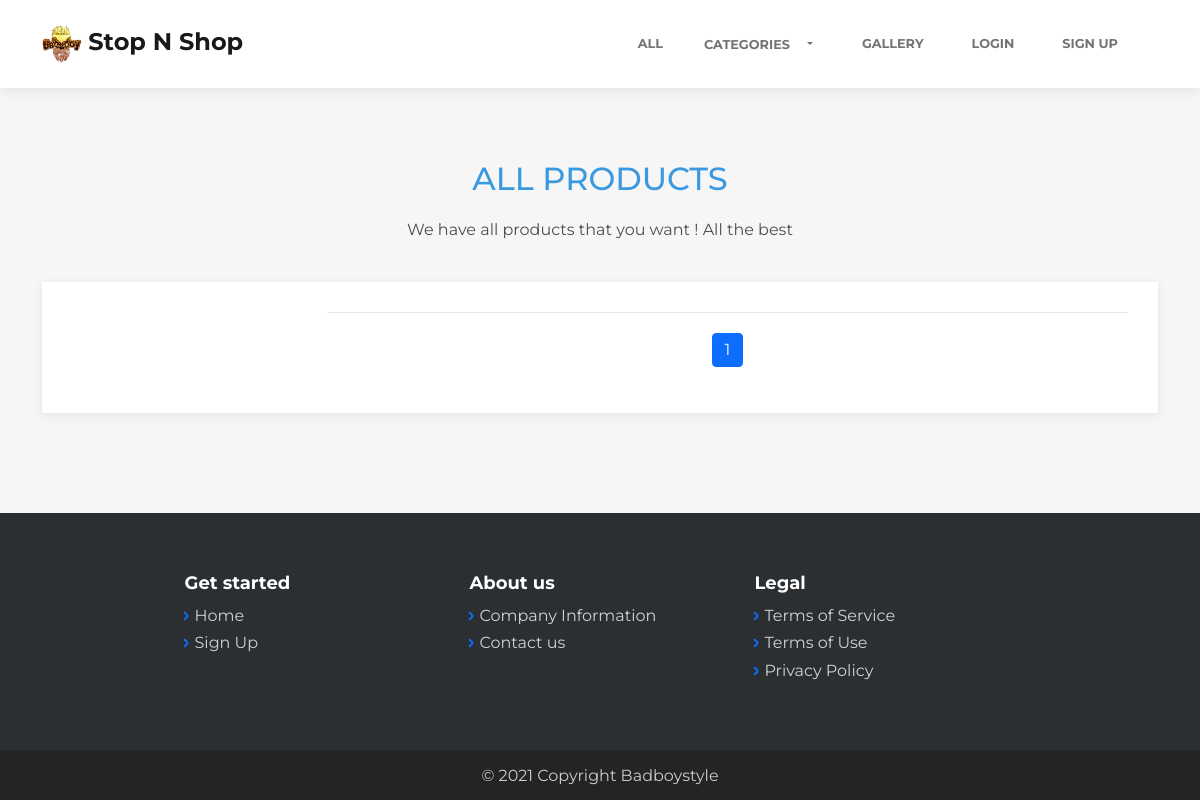
/all, run on an earlier commit of the app's database.
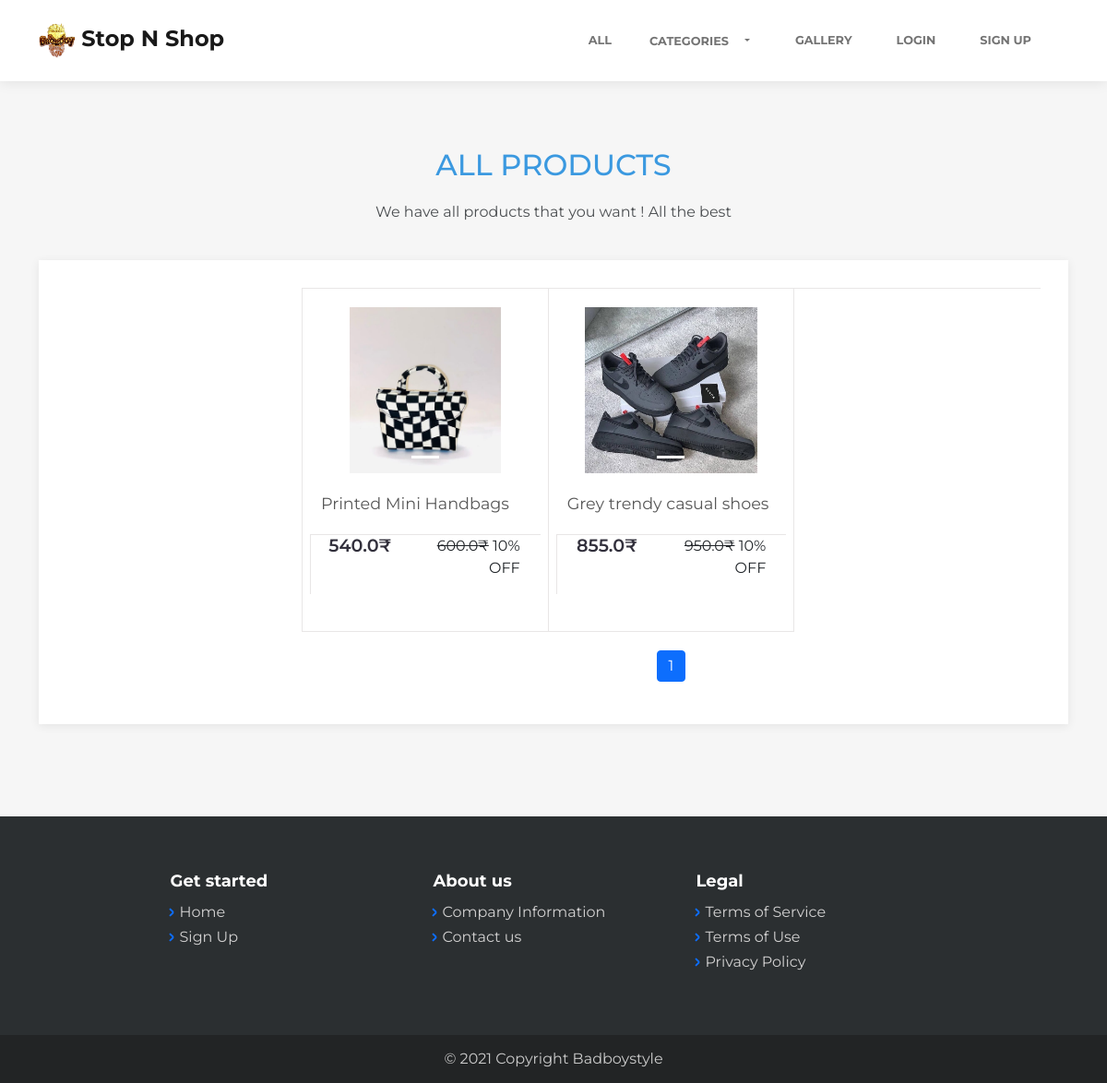
And on a later commit of the database.
### product/models.py (models this page shows, shortened)
class ProductImage(models.Model):
    product = models.ForeignKey(Product, on_delete=models.CASCADE, related_name='images')
    image = models.ImageField(upload_to='products/%Y/%m/%d/', default='products/default.jpg')

class Product(models.Model):
    name = models.CharField(max_length=1000, unique=True)
    type = models.ForeignKey(Type, on_delete=models.CASCADE, related_name="type_of_product")
    offer = models.ForeignKey(Offer, on_delete=models.CASCADE, related_name="offer_of_product", blank=True, null=True)
    created = models.DateTimeField(auto_now_add = True)
    edited = models.DateTimeField(auto_now = True)
    stock = models.PositiveIntegerField(default=1, validators=[MinValueValidator(0)], help_text="Will Be Automatically Calculated")
    shop = models.OneToOneField(Shop, on_delete=models.CASCADE, related_name = "shop_of_product", blank=True)
    class Meta:
        ordering = ['edited']

class Variation(models.Model):
    name = models.CharField(max_length=1000, blank=True, null=True)
    product = models.ForeignKey(Product, related_name="variations", on_delete=models.CASCADE)
    stock = models.PositiveIntegerField(default=1, validators=[MinValueValidator(0)])
    price = models.FloatField(default=0)
    image = models.ImageField(upload_to ='variations/%Y/%m/%d/', blank = True, null = True)
    size = models.ForeignKey(Size, related_name="size_of_variation", on_delete=models.CASCADE, blank=True, null=True)
    color = models.ForeignKey(Color, related_name="color_of_variation", on_delete=models.CASCADE, blank=True, null=True)
    material = models.ForeignKey(Material, related_name="material_of_variation", on_delete=models.CASCADE, blank=True, null=True)
    dimension_LxWxH = models.CharField(max_length = 200, blank=True, null=True, help_text="(in centimeters (cms))")
    date_first_available = models.DateField(auto_now_add=True, blank=True, null=True)
    manufacturer_name = models.CharField(max_length=200, blank=True, null=True)
    country_of_origin = models.CharField(max_length=100, blank=True, null=True)
    department = models.CharField(max_length=100, blank=True, null=True, default='Mens')
    manufacturer_address = models.CharField(max_length=500, blank=True, null=True)
    packer_address = models.CharField(max_length=500, blank=True, null=True)
    item_weight = models.FloatField(blank=True, null=True, help_text="(in grams (gms))")
    net_quantity = models.IntegerField(blank=True, null=True)
    included_components = models.TextField(blank=True, null=True)
    created = models.DateTimeField(auto_now_add = True)
    edited = models.DateTimeField(auto_now = True)
    generated_variation_id = models.CharField(max_length=100,  default=uuid.uuid4, unique=True)
    class Meta:
        ordering = ['edited']

### offer/models.py (models this page shows, shortened)
class Offer(models.Model):
    name = models.CharField(max_length=500)
    details = models.TextField(blank=True)
    discount = models.PositiveIntegerField(default=10, validators=[MinValueValidator(1), MaxValueValidator(100)])

### home/views.py (the view)
# urls.py: path('all', views.all, name= 'all'),
def all(request):
    products = Product.objects.all()
    sizes = ['36','38','40','42','44','46','48','50','S','M','L','XL','XXL','XXXL']
    paginator = Paginator(products, 9)
    try:
        page = int(request.GET.get('page', '1'))
    except:
        page = 1
    try:
        products = paginator.page(page)
    except(EmptyPage, InvalidPage):
        products = paginator.page(paginator.num_pages)
    context = {
        "products": products,
        "sizes":sizes,
    }
    return render(request, 'home/all.html', context)

### home/context_processors.py (called while the page is built)
def get_categories(request):
    categories = Type.objects.all()
    return {
        'categories': categories,
    }

def get_offers(request):
    offers = Offer.objects.all()
    return {
        'offers': offers,
    }

def get_cart_items(request):
    number_of_items_in_cart = len(Item.objects.all())
    return {
        'number_of_items_in_cart':number_of_items_in_cart,
    }

### product/models.py (called while the page is built)
    def __str__(self):
        return self.name

### home/templates/home/all.html (shortened to what the changed rows need)
{% extends 'home/layout.html' %}
{% load static %}
{% load mathfilters %}
{% block body %}
<main class="page catalog-page">
    <section class="clean-block clean-catalog dark">
        <div class="container">
            <div class="block-heading">
                <h2 class="text-info">ALL PRODUCTS</h2>
            </div>
            <div class="content">
                <div class="row">
                    <div class="col-md-9">
                        <div class="products">
                            <div class="row g-0">
                                {% for product in products.object_list %}
                                <div class="col-12 col-md-6 col-lg-4">
                                    <div class="clean-product-item">
                                        <div class="image">
                                            <a href="{% url 'product:index' product.name %}">
                                                <div id="carousel{{ image.image }}Indicators" class="carousel slide" data-ride="carousel">
                                                    <ol class="carousel-indicators">
                                                        {% for image in product.images.all %}
                                                        <li data-target="#carousel{{ image.image }}Indicators" data-slide-to="{{ forloop.counter0 }}" class="active"></li>
                                                        {% endfor %}
                                                    </ol>
                                                    <div class="carousel-inner">
                                                        {% for image in product.images.all %}
                                                        {% if forloop.first %}
                                                        <div class="carousel-item active">
                                                        {% else %}
                                                        <div class="carousel-item">
                                                        {% endif %}
                                                            <img class="img-fluid d-block mx-auto" src="{{ image.image.url }}" alt="{{ image.image }} slide">
                                                        </div>
                                                        {% endfor %}
                                                    </div>
                                                </div>
                                            </a>
                                        </div>
                                        <div class="product-name"><a href="{% url 'product:index' product.name %}">{{ product.name }}</a></div>
                                        <div class="about">
                                            <div class="price row">
                                                <div class="col-lg-5 col-sm-12">
                                                    {% if product.offer %}
                                                        {% with discounted_value=product.variations.first.price|mul:product.offer.discount|div:100 %}
                                                        <h3>{{ product.variations.first.price|sub:discounted_value }}₹</h3>
                                                        {% endwith %}
                                                    {% else %}
                                                    <h3>{{ product.variations.first.price }}₹</h3>
                                                    {% endif %}
                                                </div>
                                                <div class="col-lg-7 col-sm-12">
                                                        <p><strike>{{ product.variations.first.price }}₹</strike> {{ product.offer.discount }}% OFF</p>
                                                </div>
                                            </div>
                                        </div>
                                    </div>
                                </div>
                                {% endfor %}
                            </div>
                            <nav>
                                <div class="pagination">
                                    <ul class="pagination">
                                        {% for pg in products.paginator.page_range %}
                                            {% if products.number == pg %}
                                                <li class="page-item active"><a class="page-link" href="?page={{ pg }}">{{ pg }}</a></li>
                                            {% else %}
                                                <li class="page-item"><a class="page-link" href="?page={{ pg }}">{{ pg }}</a></li>
                                            {% endif %}
                                        {% endfor %}
                                    </ul>
                                </div>
                            </nav>
                        </div>
                    </div>
                </div>
            </div>
        </div>
    </section>
</main>
{% endblock %}

What changed in the data, as far as the page shows it:
added Product: name "Printed Mini Handbags", variations.first.price|sub "540.0", variations.first.price "600.0", offer.discount "10"
added ProductImage: image (picture)
added Product: name "Grey trendy casual shoes", variations.first.price|sub "855.0", variations.first.price "950.0", offer.discount "10"
added ProductImage: image (picture)
